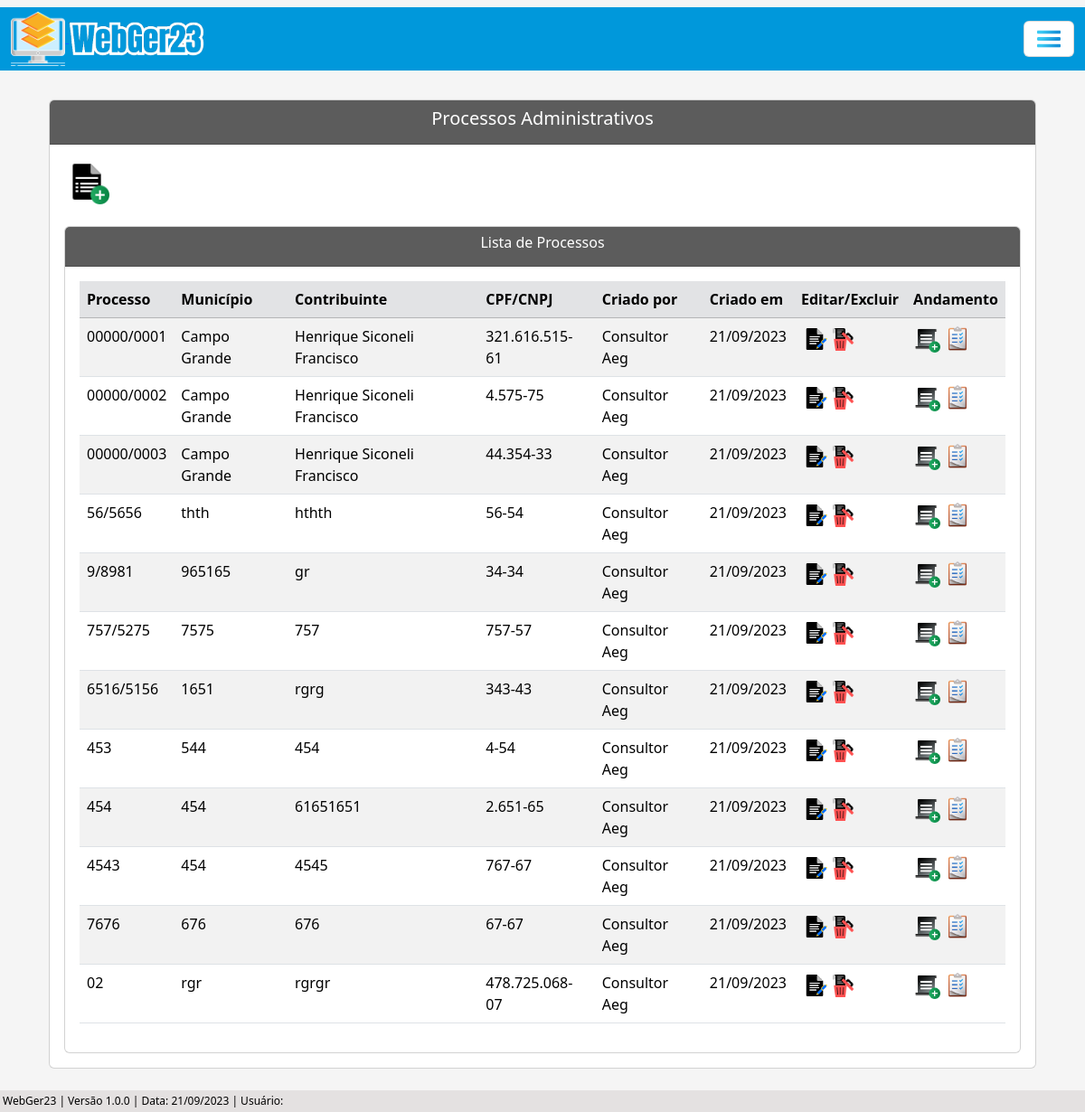
The page /listar/processo-adm/ on the database its author committed.
### processo/models.py (models this page shows, shortened)
class Base(models.Model): # Classe base, será herdada pelas outras classes
    data_criacao = models.DateField('data_criação', auto_now_add=True)
    data_alteracao = models.DateField('Alterado', auto_now=True)
    ativo = models.BooleanField('Ativo?', default=True)
    class Meta:
        abstract = True

class ProcessoAdm(Base):
    tipo_pessoas = (
        ('Física', 'Física'), ('Jurídica', 'Jurídica'),
    )
    criador_processo_adm = models.ForeignKey(get_user_model(), verbose_name='Usuário Criador', on_delete=models.CASCADE) # Usuário que criou o processo, utilizando chave primária com o get_user_model do django, para utilizar o usuário logado automaticamente
    numero = models.CharField(unique=True, verbose_name='N°', max_length=10) # Número do processo
    municipio = models.CharField(max_length=50, verbose_name='Município') # Município
    uf = models.CharField(max_length=2) # UF
    data_inicial = models.DateField(blank=True, null=True) # Data Inicial do Período do processo
    data_final = models.DateField(blank=True, null=True) # Data final do Período do processo
    data_div_ativa = models.DateField(blank=True, null=True) # Data dívida ativa
    valor_atributo = models.CharField(max_length=14, blank=True, null=True)  # Valor do atributo
    valor_multa = models.CharField(max_length=14, blank=True, null=True) # Valor da multa
    valor_credito = models.CharField(max_length=14, blank=True, null=True) # Valor do crédito
    valor_atualizado = models.CharField(max_length=14, blank=True, null=True) # Valor do atualizado
    data_valor_atualizado = models.DateField(blank=True, null=True) # Data valor atualizado
    nome_contribuinte = models.CharField(max_length=50)  # Nome / Razão Social
    tipo_pessoa = models.CharField(max_length=50, choices=tipo_pessoas) # Física / Jurídica
    documento = models.CharField(max_length=20, verbose_name='CPF/CNPJ', unique=True) # CPF / CNPJ
    nome_fantasia = models.CharField(max_length=50, blank=True, null=True) # Nome Fantasia
    email = models.EmailField(max_length=50, blank=True, null=True) # E-mail
    endereco = models.CharField(max_length=150) # Rua
    complemento = models.CharField(max_length=50, blank=True, null=True) # Complemento
    municipio_contribuinte = models.CharField(max_length=50, blank=True, null=True) # Município Contribuinte
    uf_contribuinte = models.CharField(max_length=2, verbose_name='UF', blank=True, null=True) # UF Contribuinte
    cep = models.CharField(max_length=10, blank=True, null=True) # CEP
    telefone = models.CharField(max_length=20, blank=True, null=True) # Telefone
    celular = models.CharField(max_length=20, blank=True, null=True) # Celular

### processo/views.py (the view)
# urls.py: path('listar/processo-adm/', ProcessoAdmList.as_view(), name='proc-adm-list'),
class ProcessoAdmList(ListView):
    model = ProcessoAdm
    template_name = 'processos/lists/processo_adm_list.html'

### processo/templates/processos/lists/processo_adm_list.html (shortened to what this page needs)
{% extends 'index.html' %}
{% load static %}
{% block conteudo %}
    <div class="container p-4">
        <div class="card">
            <div class="card-header text-white" style="background-color: #5c5c5c;">
                <h5 style="text-align: center;">Processos Administrativos</h5>
            </div>
            <div class="card-body">
                <a href="{% url 'proc-adm-create' %}"><img src="{% static 'img/create-processo.png' %}" width="50"></a>
                <br><br>
                <div class="card">
                    <div class="card-header text-white" style="background-color: #5c5c5c;; text-align: center;">
                    <h6>Lista de Processos</h6>
                    </div>
                    <div class="card-body">
                        <div class="table-responsive">
                            <table class="table table-striped" id="tabela-listar">
                                <thead>
                                    <tr class="table-secondary">
                                        <th>Processo</th>
                                        <th>Município</th>
                                        <th>Contribuinte</th>
                                        <th>CPF/CNPJ</th>
                                        <th>Criado por</th>
                                        <th>Criado em</th>
                                        <th>Editar/Excluir</th>
                                        <th>Andamento</th>
                                    </tr>
                                </thead>
                                <tbody>
                                    {% for processo in object_list %}
                                    <tr>
                                        <td>{{ processo.numero }}</td>
                                        <td>{{ processo.municipio }}</td>
                                        <td>{{ processo.nome_contribuinte }}</td>
                                        <td>{{ processo.documento }}</td>
                                        <td>{{ processo.criador_processo_adm.get_full_name }}</td>
                                        <td>{{ processo.data_criacao|date:"d/m/Y" }}</td>
                                        <td>
                                            <a href="{% url 'proc-adm-update' processo.pk %}"><img src="{% static 'img/editar.png' %}" width="30"></i></a>
                                            <a href="{% url 'proc-adm-delete' processo.pk %}"><img src="{% static 'img/excluir.png' %}" width="25"></a>
                                        </td>
                                        <td>
                                            <a href="{% url 'andamento-adm-create' processo.pk %}"><img src="{% static 'img/create-andamento.png' %}" width="30"></a>
                                            <a href="{% url 'andamento-adm-list' processo.pk %}"><img src="{% static 'img/listar.png' %}" width="30"></a>
                                        </td>
                                    </tr>
                                    {% endfor %}
                                </tbody>
                            </table>
                        </div>
                    </div>
                </div>
            </div>
        </div>
    </div>
    <br>
    {% endblock %}

### core/static/css/estilos.css (style rules this page uses)
body { background-color: whitesmoke; margin: 0; padding: 0; display: flex; flex-direction: column; min-height: 100vh; position: relative; }

### rows shown on the page
ProcessoAdm: numero "00000/0001", municipio "Campo Grande", nome_contribuinte "Henrique Siconeli Francisco", documento "321.616.515-61", criador_processo_adm.get_full_name "Consultor Aeg", data_criacao "21/09/2023"
ProcessoAdm: numero "00000/0002", municipio "Campo Grande", nome_contribuinte "Henrique Siconeli Francisco", documento "4.575-75", criador_processo_adm.get_full_name "Consultor Aeg", data_criacao "21/09/2023"
ProcessoAdm: numero "00000/0003", municipio "Campo Grande", nome_contribuinte "Henrique Siconeli Francisco", documento "44.354-33", criador_processo_adm.get_full_name "Consultor Aeg", data_criacao "21/09/2023"
ProcessoAdm: numero "56/5656", municipio "thth", nome_contribuinte "hthth", documento "56-54", criador_processo_adm.get_full_name "Consultor Aeg", data_criacao "21/09/2023"
ProcessoAdm: numero "9/8981", municipio "965165", nome_contribuinte "gr", documento "34-34", criador_processo_adm.get_full_name "Consultor Aeg", data_criacao "21/09/2023"
ProcessoAdm: numero "757/5275", municipio "7575", nome_contribuinte "757", documento "757-57", criador_processo_adm.get_full_name "Consultor Aeg", data_criacao "21/09/2023"
ProcessoAdm: numero "6516/5156", municipio "1651", nome_contribuinte "rgrg", documento "343-43", criador_processo_adm.get_full_name "Consultor Aeg", data_criacao "21/09/2023"
ProcessoAdm: numero "453", municipio "544", nome_contribuinte "454", documento "4-54", criador_processo_adm.get_full_name "Consultor Aeg", data_criacao "21/09/2023"
ProcessoAdm: numero "454", municipio "454", nome_contribuinte "61651651", documento "2.651-65", criador_processo_adm.get_full_name "Consultor Aeg", data_criacao "21/09/2023"
ProcessoAdm: numero "4543", municipio "454", nome_contribuinte "4545", documento "767-67", criador_processo_adm.get_full_name "Consultor Aeg", data_criacao "21/09/2023"
ProcessoAdm: numero "7676", municipio "676", nome_contribuinte "676", documento "67-67", criador_processo_adm.get_full_name "Consultor Aeg", data_criacao "21/09/2023"
ProcessoAdm: numero "02", municipio "rgr", nome_contribuinte "rgrgr", documento "478.725.068-07", criador_processo_adm.get_full_name "Consultor Aeg", data_criacao "21/09/2023"
